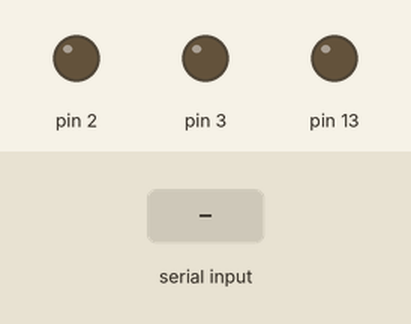
A sketch run on a simulated Arduino Uno, built with avr-gcc and run on an emulated ATmega328P. On the bench: output pins drawn as LEDs (lit = HIGH). The inputs (shaded band) are chosen by the test bench.

Above: at 1.2 s.
1.3 s: "1" received over Serial
At 2.1 s:
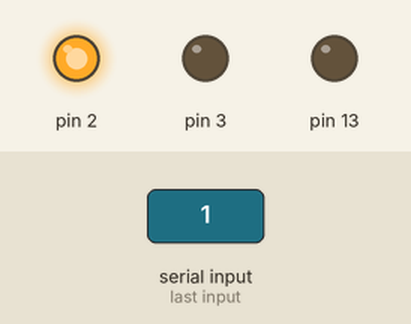
3.8 s: "0" received over Serial
At 4.3 s:
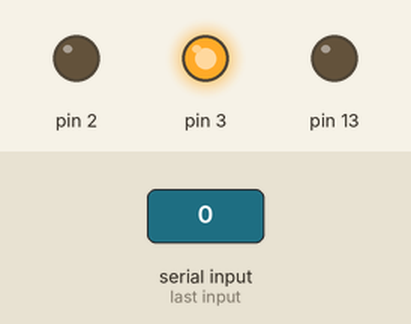
Timing chart, 0 to 6.8 s (numbered marks = the images above; inputs shaded):
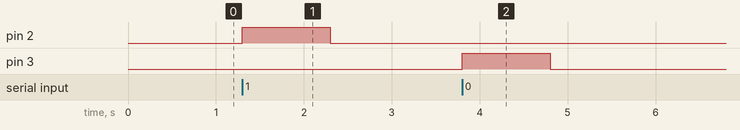

Measured:
- after the input at 1.3 s, pin 2: LOW → HIGH at once, → LOW 1.0 s later
- after the input at 3.8 s, pin 3: LOW → HIGH at once, → LOW 1.0 s later

The sketch:

LightRemote.ino
```cpp
void setup(){
  pinMode(2,OUTPUT);
  pinMode(3,OUTPUT);
  pinMode(13,OUTPUT);
  digitalWrite(13,LOW);
  Serial.begin(9600);
}

void loop(){
  while(Serial.available()){
    char c=Serial.read();
    if(c == '1'){
      digitalWrite(2,HIGH);
      delay(1000);
      digitalWrite(2,LOW);
    }
    else if(c == '0'){
      digitalWrite(3,HIGH);
      delay(1000);
      digitalWrite(3,LOW);
    }
  }
}
```
